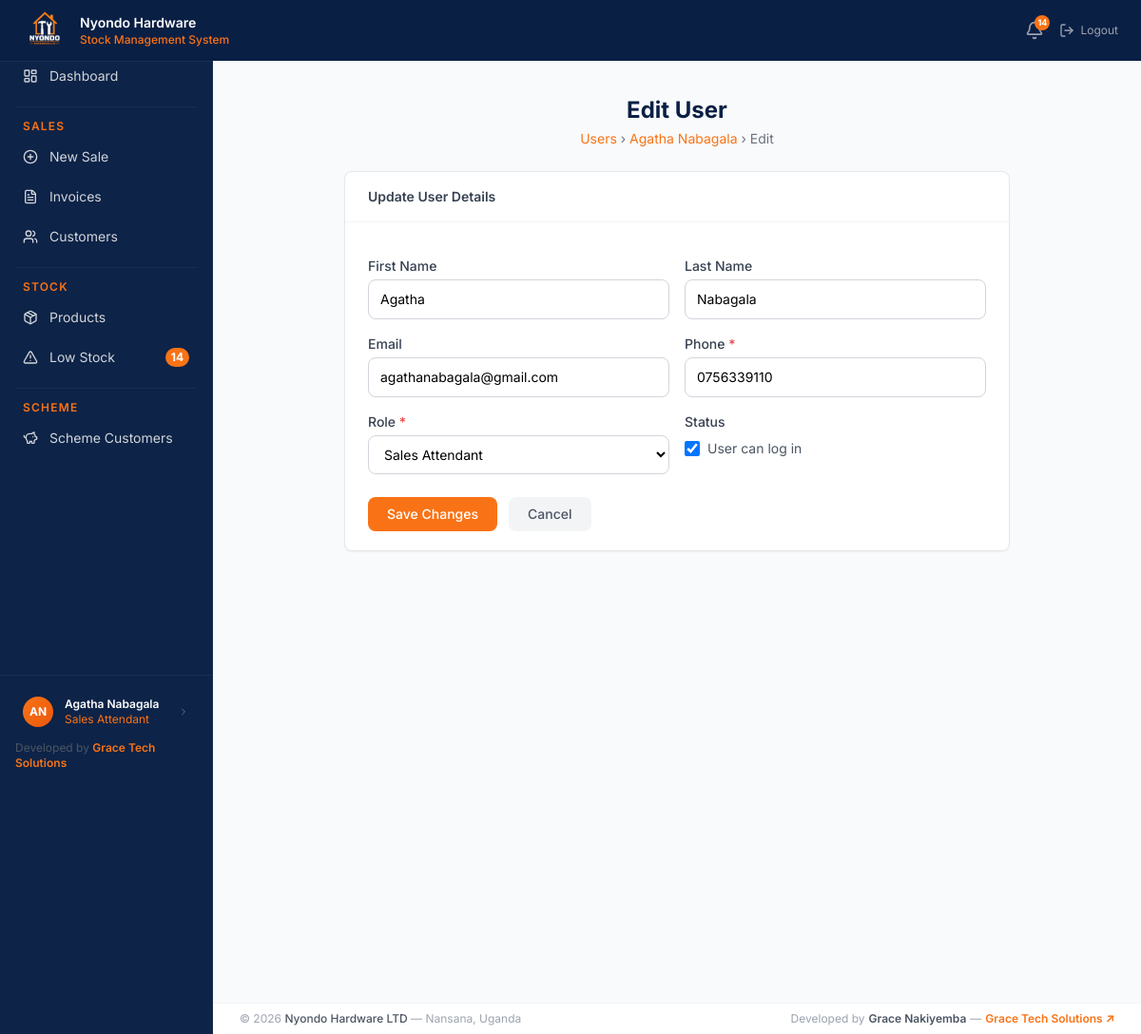
The app's page /users/2/edit/ (signed in) with its own data.
### users/models.py (models this page shows, shortened)
class UserProfile(models.Model):
    ROLE_CHOICES = [
        ('sales_attendant', 'Sales Attendant'),
        ('store_manager',   'Store Manager'),
        ('admin',           'Admin'),
    ]
    user       = models.OneToOneField(User, on_delete=models.CASCADE)
    role       = models.CharField(max_length=20, choices=ROLE_CHOICES, default='sales_attendant')
    phone      = models.CharField(max_length=20)
    avatar     = models.ImageField(upload_to='avatars/', blank=True, null=True)
    is_active  = models.BooleanField(default=True)
    created_at = models.DateTimeField(auto_now_add=True)

### users/decorators.py (the view)
    def wrapper(request, *args, **kwargs):
        if not request.user.is_authenticated:
            return redirect('users:login')
        if not hasattr(request.user, 'userprofile'):
            raise PermissionDenied
        if request.user.userprofile.role != 'admin':
            raise PermissionDenied
        return view_func(request, *args, **kwargs)

### users/forms.py (shortened to what this page needs)
class UserEditForm(forms.ModelForm):
    first_name = forms.CharField(max_length=50, required=True)
    last_name  = forms.CharField(max_length=50, required=True)
    email      = forms.EmailField(required=False)
    class Meta:
        model  = UserProfile
        fields = ['role', 'phone', 'is_active']
    def __init__(self, *args, **kwargs):
        super().__init__(*args, **kwargs)
        style_fields(self)
        self.fields['first_name'].widget.attrs['placeholder'] = 'First name'
        self.fields['last_name'].widget.attrs['placeholder']  = 'Last name'
        self.fields['email'].widget.attrs['placeholder']      = 'email@example.com (optional)'
        self.fields['phone'].widget.attrs['placeholder']      = '0712345678 or +256712345678'

### stock/context_processors.py (called while the page is built)
def low_stock_count(request):
    if request.user.is_authenticated:
        try:
            from stock.models import Product
            count = Product.objects.filter(
                is_active=True,
                quantity__lte=F('reorder_level')
            ).count()
            return {'low_stock_count': count}
        except Exception:
            return {'low_stock_count': 0}
    return {'low_stock_count': 0}

### users/views.py (called while the page is built)
@admin_required
def user_edit_view(request, pk):
    user    = get_object_or_404(User, pk=pk)
    profile = user.userprofile
    if request.method == 'POST':
        form = UserEditForm(request.POST, instance=profile)
        if form.is_valid():
            user.first_name = form.cleaned_data['first_name']
            user.last_name  = form.cleaned_data['last_name']
            user.email      = form.cleaned_data['email']
            user.save()
            form.save()
            messages.success(request, 'User updated successfully.')
            return redirect('users:user-list')
    else:
        form = UserEditForm(instance=profile, initial={
            'first_name': user.first_name,
            'last_name' : user.last_name,
            'email'     : user.email,
        })
    return render(request, 'users/user_edit_form.html', {
        'form': form,
        'user': user,
    })

### templates/users/user_edit_form.html (shortened to what this page needs)
{% extends 'base.html' %}
{% block content %}
<div class="page-header">
    <h1 class="text-2xl font-bold" style="color: #0a1f44;">Edit User</h1>
    <p class="text-sm text-gray-500 mt-1">
        <a href="{% url 'users:user-list' %}" class="hover:underline" style="color: #f97316;">
            Users
        </a>
        &rsaquo;
        <a href="{% url 'users:user-detail' user.pk %}" class="hover:underline" style="color: #f97316;">
            {{ user.get_full_name }}
        </a>
        &rsaquo; Edit
    </p>
</div>
<div class="bg-white rounded-lg shadow-sm border border-gray-200 form-card">
    <div class="px-6 py-4 border-b border-gray-100">
        <h2 class="text-sm font-semibold text-gray-700">Update User Details</h2>
    </div>
    <form method="POST" class="px-6 py-5 space-y-4">
        <div class="grid grid-cols-2 gap-4">
            <div>
                <label class="block text-sm font-medium text-gray-700 mb-1">First Name</label>
                {{ form.first_name }}
            </div>
            <div>
                <label class="block text-sm font-medium text-gray-700 mb-1">Last Name</label>
                {{ form.last_name }}
            </div>
        </div>
        <div class="grid grid-cols-2 gap-4">
            <div>
                <label class="block text-sm font-medium text-gray-700 mb-1">Email</label>
                {{ form.email }}
            </div>
            <div>
                <label class="block text-sm font-medium text-gray-700 mb-1">
                    Phone <span class="text-red-500">*</span>
                </label>
                {{ form.phone }}
            </div>
        </div>
        <div class="grid grid-cols-2 gap-4">
            <div>
                <label class="block text-sm font-medium text-gray-700 mb-1">
                    Role <span class="text-red-500">*</span>
                </label>
                {{ form.role }}
            </div>
            <div>
                <label class="block text-sm font-medium text-gray-700 mb-1">Status</label>
                <div class="flex items-center gap-2 mt-2">
                    {{ form.is_active }}
                    <span class="text-sm text-gray-600">User can log in</span>
                </div>
            </div>
        </div>
        <div class="flex gap-3 pt-2">
            <button type="submit"
                    class="px-5 py-2 text-sm font-medium text-white rounded-lg transition"
                    style="background-color: #f97316;">
                Save Changes
            </button>
            <a href="{% url 'users:user-detail' user.pk %}"
               class="px-5 py-2 text-sm font-medium text-gray-600 bg-gray-100 rounded-lg hover:bg-gray-200 transition">
                Cancel
            </a>
        </div>
    </form>
</div>
{% endblock %}

### templates/base.html (shortened to what this page needs)
{% load static %}
<!doctype html>
<html lang="en">
  <head>
    <script src="https://cdn.tailwindcss.com"></script>
  </head>
  <body class="bg-gray-50">cd
    <nav
      class="fixed top-0 left-0 right-0 z-50 flex items-center justify-between px-6 py-2"
      style="
        background-color: #0a1f44;
        box-shadow: 0 1px 0 rgba(255, 255, 255, 0.05);
      "
    >
      <div class="flex items-center gap-3">
        <div
          class="w-12 h-12 rounded-lg overflow-hidden flex items-center justify-center"
        >
          <img
            src="{% static 'images/logo.png' %}"
            alt="Logo"
            class="w-full h-full object-cover"
          />
        </div>
        <div class="leading-tight">
          <p class="text-white font-semibold text-sm">Nyondo Hardware</p>
          <p class="text-xs font-medium" style="color: #f97316">
            Stock Management System
          </p>
        </div>
      </div>
      <div class="flex items-center gap-4">
        {% if user.is_authenticated %}
        <a
          href="{% url 'stock:low-stock' %}"
          class="relative text-gray-400 hover:text-white transition"
        >
          <i data-lucide="bell" class="w-5 h-5"></i>
          {% if low_stock_count > 0 %}
          <span
            class="absolute -top-1.5 -right-1.5 w-4 h-4 rounded-full flex items-center justify-center font-bold"
            style="background-color: #f97316; color: white; font-size: 9px"
          >
            {{ low_stock_count }}
          </span>
          {% endif %}
        </a>
        <a
          href="{% url 'users:logout' %}"
          class="flex items-center gap-1.5 text-gray-400 hover:text-red-400 text-sm transition"
        >
          <i data-lucide="log-out" class="w-4 h-4"></i>
          <span class="text-xs">Logout</span>
        </a>
        {% else %}
        <a
          href="{% url 'users:login' %}"
          class="text-gray-300 hover:text-white text-sm transition"
          >Login</a
        >
        {% endif %}
      </div>
    </nav>
    <div class="flex pt-12 min-h-screen">
      <aside
        class="fixed top-12 left-0 bottom-0 w-56 flex flex-col"
        style="
          background-color: #0d2347;
          border-right: 1px solid rgba(255, 255, 255, 0.05);
        "
      >
        <div class="sidebar-wrap px-2 py-3">
          <a
            href="{% url 'dashboard:home' %}"
            class="sidebar-link flex items-center gap-3 px-4 py-2.5 text-gray-300 hover:text-white text-sm rounded-lg mb-0.5"
          >
            <i data-lucide="layout-dashboard" class="w-4 h-4 shrink-0"></i>
            <span>Dashboard</span>
          </a>
          {% if user.is_authenticated %} {% with role=user.userprofile.role %}
          {% if role == 'sales_attendant' %}
          <div class="mx-2 my-3 border-t border-white border-opacity-5"></div>
          <p
            class="px-4 pb-1 text-xs font-semibold uppercase tracking-widest"
            style="color: #f97316"
          >
            Sales
          </p>
          <a
            href="{% url 'sales:invoice-create' %}"
            class="sidebar-link flex items-center gap-3 px-4 py-2.5 text-gray-300 hover:text-white text-sm rounded-lg mb-0.5"
          >
            <i data-lucide="plus-circle" class="w-4 h-4 shrink-0"></i
            ><span>New Sale</span>
          </a>
          <a
            href="{% url 'sales:invoice-list' %}"
            class="sidebar-link flex items-center gap-3 px-4 py-2.5 text-gray-300 hover:text-white text-sm rounded-lg mb-0.5"
          >
            <i data-lucide="file-text" class="w-4 h-4 shrink-0"></i
            ><span>Invoices</span>
          </a>
          <a
            href="{% url 'sales:customer-list' %}"
            class="sidebar-link flex items-center gap-3 px-4 py-2.5 text-gray-300 hover:text-white text-sm rounded-lg mb-0.5"
          >
            <i data-lucide="users" class="w-4 h-4 shrink-0"></i
            ><span>Customers</span>
          </a>
          <div class="mx-2 my-3 border-t border-white border-opacity-5"></div>
          <p
            class="px-4 pb-1 text-xs font-semibold uppercase tracking-widest"
            style="color: #f97316"
          >
            Stock
          </p>
          <a
            href="{% url 'stock:product-list' %}"
            class="sidebar-link flex items-center gap-3 px-4 py-2.5 text-gray-300 hover:text-white text-sm rounded-lg mb-0.5"
          >
            <i data-lucide="package" class="w-4 h-4 shrink-0"></i
            ><span>Products</span>
          </a>
          <a
            href="{% url 'stock:low-stock' %}"
            class="sidebar-link flex items-center gap-3 px-4 py-2.5 text-gray-300 hover:text-white text-sm rounded-lg mb-0.5"
          >
            <i data-lucide="alert-triangle" class="w-4 h-4 shrink-0"></i>
            <span>Low Stock</span>
            {% if low_stock_count > 0 %}
            <span
              class="ml-auto text-xs px-1.5 py-0.5 rounded-full font-bold"
              style="background-color: #f97316; color: white"
              >{{ low_stock_count }}</span
            >
            {% endif %}
          </a>
          <div class="mx-2 my-3 border-t border-white border-opacity-5"></div>
          <p
            class="px-4 pb-1 text-xs font-semibold uppercase tracking-widest"
            style="color: #f97316"
          >
            Scheme
          </p>
          <a
            href="{% url 'scheme:customer-list' %}"
            class="sidebar-link flex items-center gap-3 px-4 py-2.5 text-gray-300 hover:text-white text-sm rounded-lg mb-0.5"
          >
            <i data-lucide="piggy-bank" class="w-4 h-4 shrink-0"></i
            ><span>Scheme Customers</span>
          </a>
          {% endif %}
           {% endwith %} {% endif %}
        </div>
        {% if user.is_authenticated %}
        <div
          class="px-3 py-3 border-t shrink-0"
          style="border-color: rgba(255, 255, 255, 0.06)"
        >
          <a
            href="{% url 'users:profile' %}"
            class="flex items-center gap-3 rounded-lg px-3 py-2.5 hover:bg-white hover:bg-opacity-5 transition"
          >
            {% if user.userprofile.avatar %}
            <img
              src="{{ user.userprofile.avatar.url }}"
              class="w-8 h-8 rounded-full object-cover shrink-0 border-2"
              style="border-color: #f97316"
            />
            {% else %}
            <div
              class="w-8 h-8 rounded-full flex items-center justify-center text-xs font-bold shrink-0"
              style="
                background: linear-gradient(135deg, #f97316, #ea580c);
                color: white;
              "
            >
              {{ user.first_name|first|upper }}{{ user.last_name|first|upper }}
            </div>
            {% endif %}
            <div class="min-w-0">
              <p class="text-white text-xs font-semibold truncate">
                {{ user.get_full_name }}
              </p>
              <p class="text-xs truncate" style="color: #f97316">
                {{ user.userprofile.get_role_display }}
              </p>
            </div>
            <i
              data-lucide="chevron-right"
              class="w-3 h-3 text-gray-500 ml-auto shrink-0"
            ></i>
          </a>
          <div class="mt-1 px-1">
            <p class="text-xs text-gray-600">
              Developed by
              <a
                href="https://gracetechsolutions.netlify.app/"
                target="_blank"
                class="font-semibold hover:underline"
                style="color: #f97316"
              >
                Grace Tech Solutions
              </a>
            </p>
          </div>
        </div>
        {% endif %}
      </aside>
      <main class="ml-56 flex-1 p-7 pb-16 min-h-screen">
         {% block content %}{% endblock %}
      </main>
    </div>
    <footer
      class="fixed bottom-0 left-56 right-0 px-7 py-2 bg-white border-t border-gray-100"
      style="z-index: 30"
    >
      <div class="flex items-center justify-between">
        <p class="text-xs text-gray-400">
          &copy; 2026
          <span class="font-medium text-gray-600">Nyondo Hardware LTD</span>
          &mdash; Nansana, Uganda
        </p>
        <div class="flex items-center gap-1 text-xs text-gray-400">
          <span>Developed by</span>
          <span class="font-semibold text-gray-600">Grace Nakiyemba</span>
          <span>&mdash;</span>
          <a
            href="https://gracetechsolutions.netlify.app/"
            target="_blank"
            class="font-semibold hover:underline"
            style="color: #f97316"
          >
            Grace Tech Solutions ↗
          </a>
        </div>
      </div>
    </footer>
  </body>
</html>

### templates/base.html (style rules this page uses)
* { font-family: 'Inter', sans-serif; }
.sidebar-link { transition: all 0.15s ease; }
.sidebar-wrap { height: calc(100vh - 48px - 90px); overflow-y: auto; }
.page-header { text-align: center; margin-bottom: 1.5rem; }
.form-card { max-width: 700px; width: 100%; margin-left: auto; margin-right: auto; }

### records on screen
UserProfile: phone "0756339110", role "Sales Attendant", is_active "☑"

### other values on screen
{{ low_stock_count }} "14"
{{ user.first_name|first|upper }} "A"
{{ user.last_name|first|upper }} "N"
{{ user.get_full_name }} "Agatha Nabagala"
{{ user.userprofile.get_role_display }} "Sales Attendant"
